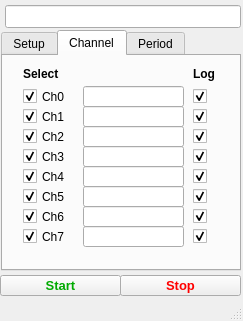
<?xml version="1.0" encoding="UTF-8"?>
<ui version="4.0">
 <class>MainWindow</class>
 <widget class="QMainWindow" name="MainWindow">
  <property name="windowModality">
   <enum>Qt::WindowModal</enum>
  </property>
  <property name="geometry">
   <rect>
    <x>0</x>
    <y>0</y>
    <width>243</width>
    <height>321</height>
   </rect>
  </property>
  <property name="cursor">
   <cursorShape>ArrowCursor</cursorShape>
  </property>
  <property name="windowTitle">
   <string>Meazura</string>
  </property>
  <property name="autoFillBackground">
   <bool>false</bool>
  </property>
  <widget class="QWidget" name="centralWidget">
   <widget class="QLineEdit" name="status">
    <property name="geometry">
     <rect>
      <x>5</x>
      <y>5</y>
      <width>236</width>
      <height>23</height>
     </rect>
    </property>
   </widget>
   <widget class="QTabWidget" name="TabDisplay">
    <property name="geometry">
     <rect>
      <x>1</x>
      <y>30</y>
      <width>240</width>
      <height>241</height>
     </rect>
    </property>
    <property name="tabShape">
     <enum>QTabWidget::Rounded</enum>
    </property>
    <property name="currentIndex">
     <number>1</number>
    </property>
    <widget class="QWidget" name="tab_3">
     <attribute name="title">
      <string>Setup</string>
     </attribute>
     <widget class="QDateTimeEdit" name="dateTimeEdit">
      <property name="geometry">
       <rect>
        <x>10</x>
        <y>30</y>
        <width>211</width>
        <height>21</height>
       </rect>
      </property>
     </widget>
     <widget class="QLabel" name="label_2">
      <property name="geometry">
       <rect>
        <x>10</x>
        <y>10</y>
        <width>181</width>
        <height>16</height>
       </rect>
      </property>
      <property name="font">
       <font>
        <weight>75</weight>
        <bold>true</bold>
       </font>
      </property>
      <property name="text">
       <string>Set date and time</string>
      </property>
     </widget>
     <widget class="QPushButton" name="DeleteCSV">
      <property name="geometry">
       <rect>
        <x>10</x>
        <y>60</y>
        <width>161</width>
        <height>23</height>
       </rect>
      </property>
      <property name="text">
       <string>Delete logged data</string>
      </property>
     </widget>
    </widget>
    <widget class="QWidget" name="tab_2">
     <attribute name="title">
      <string>Channel</string>
     </attribute>
     <widget class="QLineEdit" name="Value_ch_0">
      <property name="geometry">
       <rect>
        <x>80</x>
        <y>30</y>
        <width>101</width>
        <height>21</height>
       </rect>
      </property>
      <property name="readOnly">
       <bool>true</bool>
      </property>
     </widget>
     <widget class="QLineEdit" name="Value_ch_1">
      <property name="geometry">
       <rect>
        <x>80</x>
        <y>50</y>
        <width>101</width>
        <height>21</height>
       </rect>
      </property>
      <property name="readOnly">
       <bool>true</bool>
      </property>
     </widget>
     <widget class="QLineEdit" name="Value_ch_2">
      <property name="geometry">
       <rect>
        <x>80</x>
        <y>70</y>
        <width>101</width>
        <height>21</height>
       </rect>
      </property>
      <property name="readOnly">
       <bool>true</bool>
      </property>
     </widget>
     <widget class="QLineEdit" name="Value_ch_3">
      <property name="geometry">
       <rect>
        <x>80</x>
        <y>90</y>
        <width>101</width>
        <height>21</height>
       </rect>
      </property>
      <property name="readOnly">
       <bool>true</bool>
      </property>
     </widget>
     <widget class="QLineEdit" name="Value_ch_4">
      <property name="geometry">
       <rect>
        <x>80</x>
        <y>110</y>
        <width>101</width>
        <height>21</height>
       </rect>
      </property>
      <property name="readOnly">
       <bool>true</bool>
      </property>
     </widget>
     <widget class="QLineEdit" name="Value_ch_5">
      <property name="geometry">
       <rect>
        <x>80</x>
        <y>130</y>
        <width>101</width>
        <height>21</height>
       </rect>
      </property>
      <property name="readOnly">
       <bool>true</bool>
      </property>
     </widget>
     <widget class="QLineEdit" name="Value_ch_6">
      <property name="geometry">
       <rect>
        <x>80</x>
        <y>150</y>
        <width>101</width>
        <height>21</height>
       </rect>
      </property>
      <property name="readOnly">
       <bool>true</bool>
      </property>
     </widget>
     <widget class="QLineEdit" name="Value_ch_7">
      <property name="geometry">
       <rect>
        <x>80</x>
        <y>170</y>
        <width>101</width>
        <height>21</height>
       </rect>
      </property>
      <property name="readOnly">
       <bool>true</bool>
      </property>
     </widget>
     <widget class="QCheckBox" name="select_ch_0">
      <property name="geometry">
       <rect>
        <x>20</x>
        <y>30</y>
        <width>51</width>
        <height>21</height>
       </rect>
      </property>
      <property name="text">
       <string>Ch0</string>
      </property>
      <property name="checked">
       <bool>true</bool>
      </property>
     </widget>
     <widget class="QCheckBox" name="select_ch_1">
      <property name="geometry">
       <rect>
        <x>20</x>
        <y>50</y>
        <width>51</width>
        <height>21</height>
       </rect>
      </property>
      <property name="text">
       <string>Ch1</string>
      </property>
      <property name="checked">
       <bool>true</bool>
      </property>
     </widget>
     <widget class="QCheckBox" name="select_ch_2">
      <property name="geometry">
       <rect>
        <x>20</x>
        <y>70</y>
        <width>51</width>
        <height>21</height>
       </rect>
      </property>
      <property name="text">
       <string>Ch2</string>
      </property>
      <property name="checked">
       <bool>true</bool>
      </property>
     </widget>
     <widget class="QCheckBox" name="select_ch_3">
      <property name="geometry">
       <rect>
        <x>20</x>
        <y>90</y>
        <width>51</width>
        <height>21</height>
       </rect>
      </property>
      <property name="text">
       <string>Ch3</string>
      </property>
      <property name="checked">
       <bool>true</bool>
      </property>
     </widget>
     <widget class="QCheckBox" name="select_ch_4">
      <property name="geometry">
       <rect>
        <x>20</x>
        <y>110</y>
        <width>51</width>
        <height>21</height>
       </rect>
      </property>
      <property name="text">
       <string>Ch4</string>
      </property>
      <property name="checked">
       <bool>true</bool>
      </property>
     </widget>
     <widget class="QCheckBox" name="select_ch_5">
      <property name="geometry">
       <rect>
        <x>20</x>
        <y>130</y>
        <width>51</width>
        <height>21</height>
       </rect>
      </property>
      <property name="text">
       <string>Ch5</string>
      </property>
      <property name="checked">
       <bool>true</bool>
      </property>
     </widget>
     <widget class="QCheckBox" name="select_ch_6">
      <property name="geometry">
       <rect>
        <x>20</x>
        <y>150</y>
        <width>51</width>
        <height>21</height>
       </rect>
      </property>
      <property name="text">
       <string>Ch6</string>
      </property>
      <property name="checked">
       <bool>true</bool>
      </property>
     </widget>
     <widget class="QCheckBox" name="select_ch_7">
      <property name="geometry">
       <rect>
        <x>20</x>
        <y>170</y>
        <width>51</width>
        <height>21</height>
       </rect>
      </property>
      <property name="text">
       <string>Ch7</string>
      </property>
      <property name="checked">
       <bool>true</bool>
      </property>
     </widget>
     <widget class="QLabel" name="label_12">
      <property name="geometry">
       <rect>
        <x>20</x>
        <y>10</y>
        <width>57</width>
        <height>15</height>
       </rect>
      </property>
      <property name="font">
       <font>
        <weight>75</weight>
        <bold>true</bold>
       </font>
      </property>
      <property name="text">
       <string>Select</string>
      </property>
     </widget>
     <widget class="QCheckBox" name="log_Ch_3">
      <property name="geometry">
       <rect>
        <x>190</x>
        <y>90</y>
        <width>16</width>
        <height>21</height>
       </rect>
      </property>
      <property name="text">
       <string/>
      </property>
      <property name="checked">
       <bool>true</bool>
      </property>
     </widget>
     <widget class="QCheckBox" name="log_Ch_4">
      <property name="geometry">
       <rect>
        <x>190</x>
        <y>110</y>
        <width>16</width>
        <height>21</height>
       </rect>
      </property>
      <property name="text">
       <string/>
      </property>
      <property name="checked">
       <bool>true</bool>
      </property>
     </widget>
     <widget class="QCheckBox" name="log_Ch_0">
      <property name="geometry">
       <rect>
        <x>190</x>
        <y>30</y>
        <width>16</width>
        <height>21</height>
       </rect>
      </property>
      <property name="text">
       <string/>
      </property>
      <property name="checked">
       <bool>true</bool>
      </property>
     </widget>
     <widget class="QCheckBox" name="log_Ch_5">
      <property name="geometry">
       <rect>
        <x>190</x>
        <y>130</y>
        <width>16</width>
        <height>21</height>
       </rect>
      </property>
      <property name="text">
       <string/>
      </property>
      <property name="checked">
       <bool>true</bool>
      </property>
     </widget>
     <widget class="QLabel" name="label">
      <property name="geometry">
       <rect>
        <x>190</x>
        <y>10</y>
        <width>31</width>
        <height>16</height>
       </rect>
      </property>
      <property name="font">
       <font>
        <weight>75</weight>
        <bold>true</bold>
       </font>
      </property>
      <property name="text">
       <string>Log</string>
      </property>
     </widget>
     <widget class="QCheckBox" name="log_Ch_6">
      <property name="geometry">
       <rect>
        <x>190</x>
        <y>150</y>
        <width>16</width>
        <height>21</height>
       </rect>
      </property>
      <property name="text">
       <string/>
      </property>
      <property name="checked">
       <bool>true</bool>
      </property>
     </widget>
     <widget class="QCheckBox" name="log_Ch_2">
      <property name="geometry">
       <rect>
        <x>190</x>
        <y>70</y>
        <width>16</width>
        <height>21</height>
       </rect>
      </property>
      <property name="text">
       <string/>
      </property>
      <property name="checked">
       <bool>true</bool>
      </property>
     </widget>
     <widget class="QCheckBox" name="log_Ch_7">
      <property name="geometry">
       <rect>
        <x>190</x>
        <y>170</y>
        <width>16</width>
        <height>21</height>
       </rect>
      </property>
      <property name="text">
       <string/>
      </property>
      <property name="checked">
       <bool>true</bool>
      </property>
     </widget>
     <widget class="QCheckBox" name="log_Ch_1">
      <property name="geometry">
       <rect>
        <x>190</x>
        <y>50</y>
        <width>16</width>
        <height>21</height>
       </rect>
      </property>
      <property name="text">
       <string/>
      </property>
      <property name="checked">
       <bool>true</bool>
      </property>
     </widget>
    </widget>
    <widget class="QWidget" name="tab">
     <attribute name="title">
      <string>Period</string>
     </attribute>
     <widget class="QLineEdit" name="samrate_ch_0">
      <property name="geometry">
       <rect>
        <x>50</x>
        <y>30</y>
        <width>61</width>
        <height>21</height>
       </rect>
      </property>
      <property name="text">
       <string>1</string>
      </property>
     </widget>
     <widget class="QComboBox" name="periodBox_ch_0">
      <property name="geometry">
       <rect>
        <x>110</x>
        <y>30</y>
        <width>111</width>
        <height>21</height>
       </rect>
      </property>
      <property name="currentIndex">
       <number>3</number>
      </property>
      <property name="frame">
       <bool>true</bool>
      </property>
      <item>
       <property name="text">
        <string>days</string>
       </property>
      </item>
      <item>
       <property name="text">
        <string>hours</string>
       </property>
      </item>
      <item>
       <property name="text">
        <string>minutes</string>
       </property>
      </item>
      <item>
       <property name="text">
        <string>seconds</string>
       </property>
      </item>
      <item>
       <property name="text">
        <string>miliseconds</string>
       </property>
      </item>
     </widget>
     <widget class="QLabel" name="label_3">
      <property name="geometry">
       <rect>
        <x>50</x>
        <y>10</y>
        <width>121</width>
        <height>16</height>
       </rect>
      </property>
      <property name="font">
       <font>
        <weight>75</weight>
        <bold>true</bold>
       </font>
      </property>
      <property name="text">
       <string>Sampling Period</string>
      </property>
     </widget>
     <widget class="QLineEdit" name="samrate_ch_1">
      <property name="geometry">
       <rect>
        <x>50</x>
        <y>50</y>
        <width>61</width>
        <height>21</height>
       </rect>
      </property>
      <property name="text">
       <string>1</string>
      </property>
     </widget>
     <widget class="QLineEdit" name="samrate_ch_2">
      <property name="geometry">
       <rect>
        <x>50</x>
        <y>70</y>
        <width>61</width>
        <height>21</height>
       </rect>
      </property>
      <property name="text">
       <string>1</string>
      </property>
     </widget>
     <widget class="QLineEdit" name="samrate_ch_3">
      <property name="geometry">
       <rect>
        <x>50</x>
        <y>90</y>
        <width>61</width>
        <height>21</height>
       </rect>
      </property>
      <property name="text">
       <string>1</string>
      </property>
     </widget>
     <widget class="QLineEdit" name="samrate_ch_4">
      <property name="geometry">
       <rect>
        <x>50</x>
        <y>110</y>
        <width>61</width>
        <height>21</height>
       </rect>
      </property>
      <property name="text">
       <string>1</string>
      </property>
     </widget>
     <widget class="QLineEdit" name="samrate_ch_5">
      <property name="geometry">
       <rect>
        <x>50</x>
        <y>130</y>
        <width>61</width>
        <height>21</height>
       </rect>
      </property>
      <property name="text">
       <string>1</string>
      </property>
     </widget>
     <widget class="QLineEdit" name="samrate_ch_6">
      <property name="geometry">
       <rect>
        <x>50</x>
        <y>150</y>
        <width>61</width>
        <height>21</height>
       </rect>
      </property>
      <property name="text">
       <string>1</string>
      </property>
     </widget>
     <widget class="QLineEdit" name="samrate_ch_7">
      <property name="geometry">
       <rect>
        <x>50</x>
        <y>170</y>
        <width>61</width>
        <height>21</height>
       </rect>
      </property>
      <property name="text">
       <string>1</string>
      </property>
     </widget>
     <widget class="QComboBox" name="periodBox_ch_1">
      <property name="geometry">
       <rect>
        <x>110</x>
        <y>50</y>
        <width>111</width>
        <height>21</height>
       </rect>
      </property>
      <property name="currentIndex">
       <number>3</number>
      </property>
      <property name="frame">
       <bool>true</bool>
      </property>
      <item>
       <property name="text">
        <string>days</string>
       </property>
      </item>
      <item>
       <property name="text">
        <string>hours</string>
       </property>
      </item>
      <item>
       <property name="text">
        <string>minutes</string>
       </property>
      </item>
      <item>
       <property name="text">
        <string>seconds</string>
       </property>
      </item>
      <item>
       <property name="text">
        <string>miliseconds</string>
       </property>
      </item>
     </widget>
     <widget class="QComboBox" name="periodBox_ch_2">
      <property name="geometry">
       <rect>
        <x>110</x>
        <y>70</y>
        <width>111</width>
        <height>21</height>
       </rect>
      </property>
      <property name="currentIndex">
       <number>3</number>
      </property>
      <property name="frame">
       <bool>true</bool>
      </property>
      <item>
       <property name="text">
        <string>days</string>
       </property>
      </item>
      <item>
       <property name="text">
        <string>hours</string>
       </property>
      </item>
      <item>
       <property name="text">
        <string>minutes</string>
       </property>
      </item>
      <item>
       <property name="text">
        <string>seconds</string>
       </property>
      </item>
      <item>
       <property name="text">
        <string>miliseconds</string>
       </property>
      </item>
     </widget>
     <widget class="QComboBox" name="periodBox_ch_3">
      <property name="geometry">
       <rect>
        <x>110</x>
        <y>90</y>
        <width>111</width>
        <height>21</height>
       </rect>
      </property>
      <property name="currentIndex">
       <number>3</number>
      </property>
      <property name="frame">
       <bool>true</bool>
      </property>
      <item>
       <property name="text">
        <string>days</string>
       </property>
      </item>
      <item>
       <property name="text">
        <string>hours</string>
       </property>
      </item>
      <item>
       <property name="text">
        <string>minutes</string>
       </property>
      </item>
      <item>
       <property name="text">
        <string>seconds</string>
       </property>
      </item>
      <item>
       <property name="text">
        <string>miliseconds</string>
       </property>
      </item>
     </widget>
     <widget class="QComboBox" name="periodBox_ch_4">
      <property name="geometry">
       <rect>
        <x>110</x>
        <y>110</y>
        <width>111</width>
        <height>21</height>
       </rect>
      </property>
      <property name="currentIndex">
       <number>3</number>
      </property>
      <property name="frame">
       <bool>true</bool>
      </property>
      <item>
       <property name="text">
        <string>days</string>
       </property>
      </item>
      <item>
       <property name="text">
        <string>hours</string>
       </property>
      </item>
      <item>
       <property name="text">
        <string>minutes</string>
       </property>
      </item>
      <item>
       <property name="text">
        <string>seconds</string>
       </property>
      </item>
      <item>
       <property name="text">
        <string>miliseconds</string>
       </property>
      </item>
     </widget>
     <widget class="QComboBox" name="periodBox_ch_5">
      <property name="geometry">
       <rect>
        <x>110</x>
        <y>130</y>
        <width>111</width>
        <height>21</height>
       </rect>
      </property>
      <property name="currentIndex">
       <number>3</number>
      </property>
      <property name="frame">
       <bool>true</bool>
      </property>
      <item>
       <property name="text">
        <string>days</string>
       </property>
      </item>
      <item>
       <property name="text">
        <string>hours</string>
       </property>
      </item>
      <item>
       <property name="text">
        <string>minutes</string>
       </property>
      </item>
      <item>
       <property name="text">
        <string>seconds</string>
       </property>
      </item>
      <item>
       <property name="text">
        <string>miliseconds</string>
       </property>
      </item>
     </widget>
     <widget class="QComboBox" name="periodBox_ch_6">
      <property name="geometry">
       <rect>
        <x>110</x>
        <y>150</y>
        <width>111</width>
        <height>21</height>
       </rect>
      </property>
      <property name="currentIndex">
       <number>3</number>
      </property>
      <property name="frame">
       <bool>true</bool>
      </property>
      <item>
       <property name="text">
        <string>days</string>
       </property>
      </item>
      <item>
       <property name="text">
        <string>hours</string>
       </property>
      </item>
      <item>
       <property name="text">
        <string>minutes</string>
       </property>
      </item>
      <item>
       <property name="text">
        <string>seconds</string>
       </property>
      </item>
      <item>
       <property name="text">
        <string>miliseconds</string>
       </property>
      </item>
     </widget>
     <widget class="QComboBox" name="periodBox_ch_7">
      <property name="geometry">
       <rect>
        <x>110</x>
        <y>170</y>
        <width>111</width>
        <height>21</height>
       </rect>
      </property>
      <property name="currentIndex">
       <number>3</number>
      </property>
      <property name="frame">
       <bool>true</bool>
      </property>
      <item>
       <property name="text">
        <string>days</string>
       </property>
      </item>
      <item>
       <property name="text">
        <string>hours</string>
       </property>
      </item>
      <item>
       <property name="text">
        <string>minutes</string>
       </property>
      </item>
      <item>
       <property name="text">
        <string>seconds</string>
       </property>
      </item>
      <item>
       <property name="text">
        <string>miliseconds</string>
       </property>
      </item>
     </widget>
     <widget class="QLabel" name="label_4">
      <property name="geometry">
       <rect>
        <x>20</x>
        <y>30</y>
        <width>31</width>
        <height>16</height>
       </rect>
      </property>
      <property name="text">
       <string>Ch0</string>
      </property>
     </widget>
     <widget class="QLabel" name="label_5">
      <property name="geometry">
       <rect>
        <x>20</x>
        <y>50</y>
        <width>31</width>
        <height>16</height>
       </rect>
      </property>
      <property name="text">
       <string>Ch1</string>
      </property>
     </widget>
     <widget class="QLabel" name="label_6">
      <property name="geometry">
       <rect>
        <x>20</x>
        <y>70</y>
        <width>31</width>
        <height>16</height>
       </rect>
      </property>
      <property name="text">
       <string>Ch2</string>
      </property>
     </widget>
     <widget class="QLabel" name="label_7">
      <property name="geometry">
       <rect>
        <x>20</x>
        <y>90</y>
        <width>31</width>
        <height>16</height>
       </rect>
      </property>
      <property name="text">
       <string>Ch3</string>
      </property>
     </widget>
     <widget class="QLabel" name="label_8">
      <property name="geometry">
       <rect>
        <x>20</x>
        <y>110</y>
        <width>31</width>
        <height>16</height>
       </rect>
      </property>
      <property name="text">
       <string>Ch4</string>
      </property>
     </widget>
     <widget class="QLabel" name="label_9">
      <property name="geometry">
       <rect>
        <x>20</x>
        <y>130</y>
        <width>31</width>
        <height>16</height>
       </rect>
      </property>
      <property name="text">
       <string>Ch5</string>
      </property>
     </widget>
     <widget class="QLabel" name="label_10">
      <property name="geometry">
       <rect>
        <x>20</x>
        <y>150</y>
        <width>31</width>
        <height>16</height>
       </rect>
      </property>
      <property name="text">
       <string>Ch6</string>
      </property>
     </widget>
     <widget class="QLabel" name="label_11">
      <property name="geometry">
       <rect>
        <x>20</x>
        <y>170</y>
        <width>31</width>
        <height>16</height>
       </rect>
      </property>
      <property name="text">
       <string>Ch7</string>
      </property>
     </widget>
    </widget>
   </widget>
   <widget class="QPushButton" name="Start">
    <property name="geometry">
     <rect>
      <x>0</x>
      <y>275</y>
      <width>121</width>
      <height>21</height>
     </rect>
    </property>
    <property name="palette">
     <palette>
      <active>
       <colorrole role="ButtonText">
        <brush brushstyle="SolidPattern">
         <color alpha="255">
          <red>0</red>
          <green>170</green>
          <blue>0</blue>
         </color>
        </brush>
       </colorrole>
       <colorrole role="Base">
        <brush brushstyle="SolidPattern">
         <color alpha="255">
          <red>255</red>
          <green>255</green>
          <blue>255</blue>
         </color>
        </brush>
       </colorrole>
      </active>
      <inactive>
       <colorrole role="ButtonText">
        <brush brushstyle="SolidPattern">
         <color alpha="255">
          <red>0</red>
          <green>170</green>
          <blue>0</blue>
         </color>
        </brush>
       </colorrole>
       <colorrole role="Base">
        <brush brushstyle="SolidPattern">
         <color alpha="255">
          <red>255</red>
          <green>255</green>
          <blue>255</blue>
         </color>
        </brush>
       </colorrole>
      </inactive>
      <disabled>
       <colorrole role="ButtonText">
        <brush brushstyle="SolidPattern">
         <color alpha="255">
          <red>190</red>
          <green>190</green>
          <blue>190</blue>
         </color>
        </brush>
       </colorrole>
       <colorrole role="Base">
        <brush brushstyle="SolidPattern">
         <color alpha="255">
          <red>239</red>
          <green>235</green>
          <blue>231</blue>
         </color>
        </brush>
       </colorrole>
      </disabled>
     </palette>
    </property>
    <property name="font">
     <font>
      <pointsize>10</pointsize>
      <weight>75</weight>
      <bold>true</bold>
     </font>
    </property>
    <property name="autoFillBackground">
     <bool>true</bool>
    </property>
    <property name="text">
     <string>Start</string>
    </property>
   </widget>
   <widget class="QPushButton" name="Stop">
    <property name="geometry">
     <rect>
      <x>120</x>
      <y>275</y>
      <width>121</width>
      <height>21</height>
     </rect>
    </property>
    <property name="palette">
     <palette>
      <active>
       <colorrole role="ButtonText">
        <brush brushstyle="SolidPattern">
         <color alpha="255">
          <red>255</red>
          <green>0</green>
          <blue>0</blue>
         </color>
        </brush>
       </colorrole>
      </active>
      <inactive>
       <colorrole role="ButtonText">
        <brush brushstyle="SolidPattern">
         <color alpha="255">
          <red>255</red>
          <green>0</green>
          <blue>0</blue>
         </color>
        </brush>
       </colorrole>
      </inactive>
      <disabled>
       <colorrole role="ButtonText">
        <brush brushstyle="SolidPattern">
         <color alpha="255">
          <red>190</red>
          <green>190</green>
          <blue>190</blue>
         </color>
        </brush>
       </colorrole>
      </disabled>
     </palette>
    </property>
    <property name="font">
     <font>
      <pointsize>10</pointsize>
      <weight>75</weight>
      <bold>true</bold>
     </font>
    </property>
    <property name="text">
     <string>Stop</string>
    </property>
    <property name="checkable">
     <bool>false</bool>
    </property>
   </widget>
  </widget>
  <widget class="QStatusBar" name="statusBar"/>
  <action name="actionSave_Preferences">
   <property name="text">
    <string>Save Preferences</string>
   </property>
  </action>
  <action name="actionOpen_Preferences">
   <property name="text">
    <string>Open Preferences</string>
   </property>
  </action>
 </widget>
 <layoutdefault spacing="6" margin="11"/>
 <resources/>
 <connections/>
</ui>
